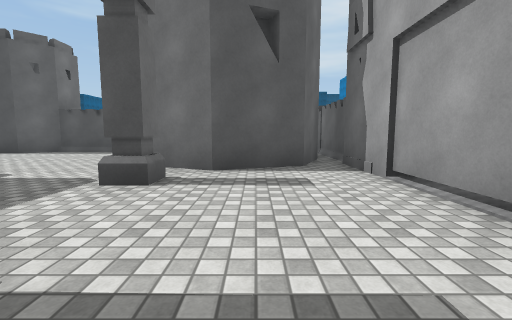
View 1 (above)

12 first-person views from a walk through a scene from a Unity 3-D project. The camera is 1.2 m above the floor, tilts 6° down and sees 90° across. The floor is counted in squares, 2 m on a side. Each view is taken from the middle of a square. On the plan, view 1 faces up. The plan holds only what a view shows up to about 9 squares ahead; the rest is blank. The place goes on beyond the plan. Some animated figures are not drawn. Surface patterns are stand-ins for the level's own textures.

View 2
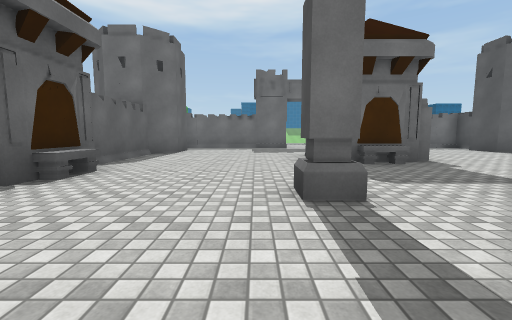

View 3
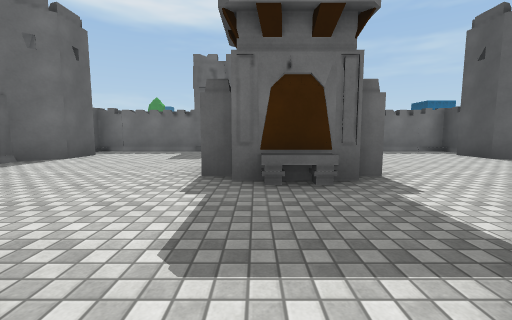

View 4
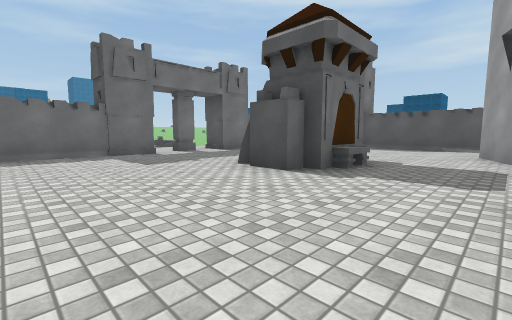

View 5
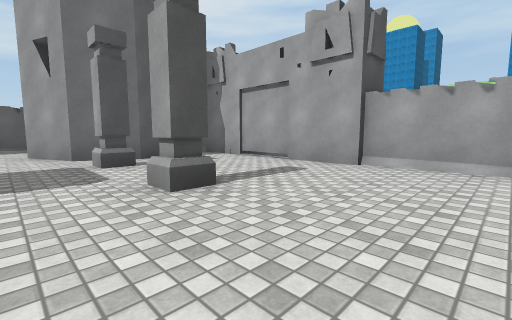

View 6
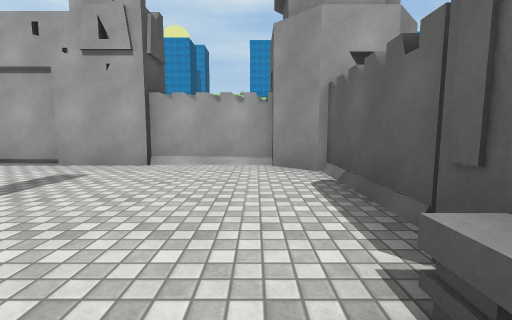

View 7
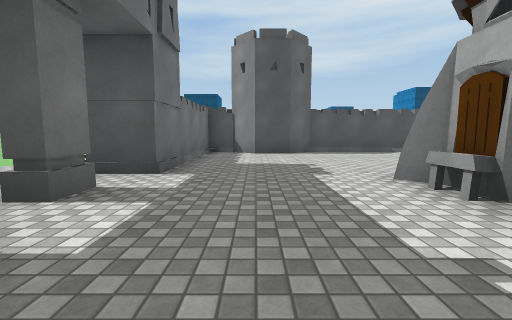

View 8
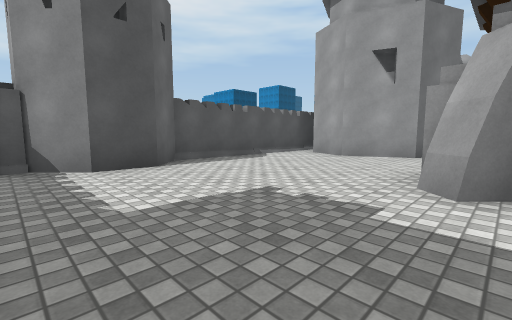

View 9
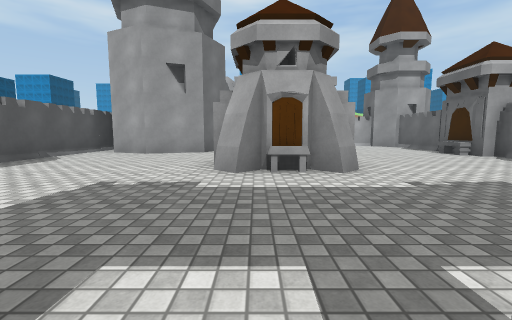

View 10
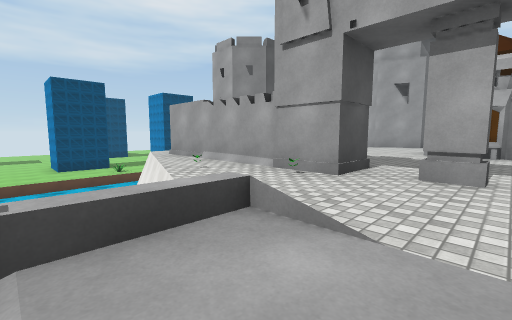

View 11
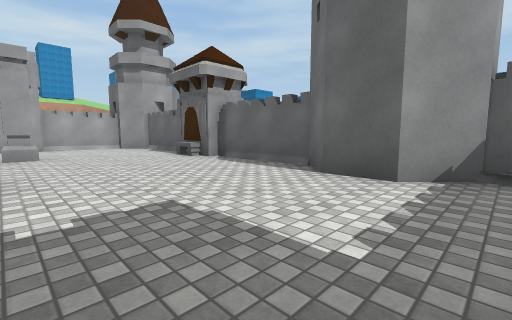

View 12
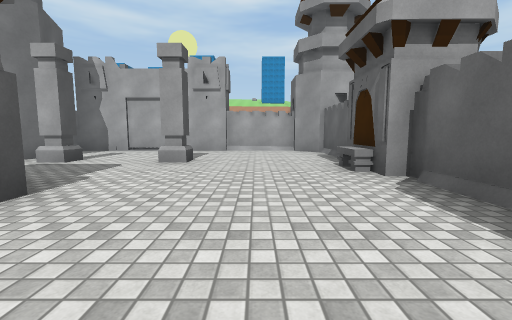

### Floor plan
Key: @ floor where view 1 was taken; # wall or solid block; x gap in a wall; . main floor; - floor 2.25 m lower than the main floor; ≈ water the walk keeps out of; v drop or lower ground; T tower; O other object.
Columns run from 14 left of view 1 to 4 right of it. Each row starts with its distance up from view 1.
 14 --
 13 ≈≈≈
 12 ≈≈
 11
 10    ≈.
  9    v##TT######
  8   ≈. .T#.....   #
  7   v.#.......#   #
  6   ..#.......# ###
  5   ..#.......###T#
  4 ≈≈..#........x..#
  3 ........O#O.OO..#
  2 ........##O.....#
  1     #.......O...#
  0     #.........@.#
 -1     #...........#
 -2     #...........#
 -3     #.#####OO#### T
 -4      ##           T

Positions as (right, up) in squares from view 1, and headings:
1: (0, 0), facing up
2: (1, 0), facing left
3: (-1, 2), facing left
4: (-2, -2), facing up-left
5: (-3, -2), facing up-right
6: (-3, -2), facing right
7: (-8, 0), facing up
8: (-9, 3), facing up-right
9: (-10, 3), facing right
10: (-14, 2), facing up-right
11: (-9, 1), facing down-right
12: (-7, -1), facing right
